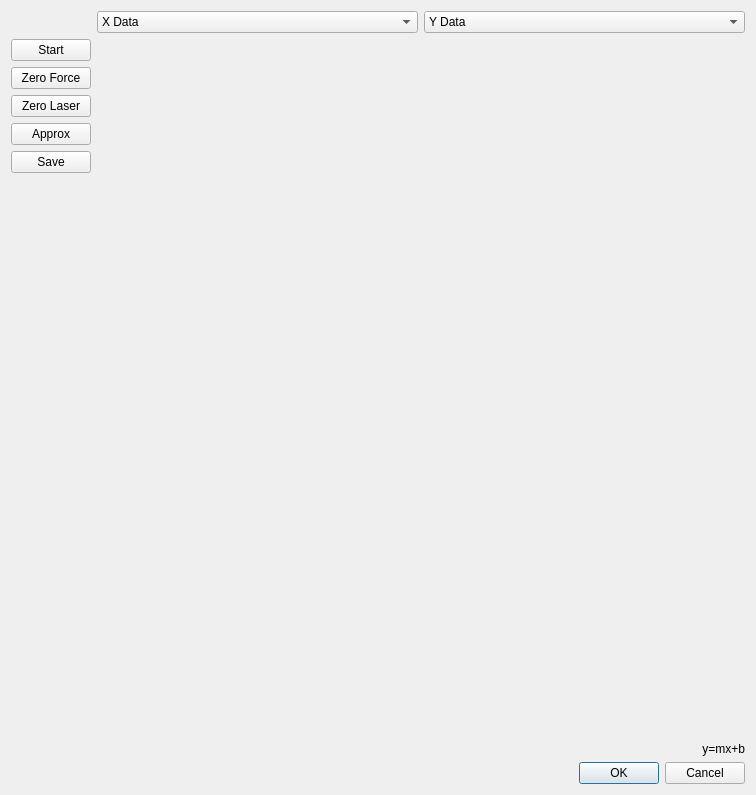
<?xml version="1.0" encoding="UTF-8"?>
<ui version="4.0">
 <class>DialogStiffness</class>
 <widget class="QDialog" name="DialogStiffness">
  <property name="geometry">
   <rect>
    <x>0</x>
    <y>0</y>
    <width>756</width>
    <height>795</height>
   </rect>
  </property>
  <property name="windowTitle">
   <string>Dialog</string>
  </property>
  <layout class="QGridLayout" name="gridLayout" rowstretch="0,0,0,0,0,0,0,0,0,0">
   <item row="8" column="1">
    <widget class="QLabel" name="lbl_formula">
     <property name="text">
      <string>y=mx+b</string>
     </property>
     <property name="alignment">
      <set>Qt::AlignRight|Qt::AlignTrailing|Qt::AlignVCenter</set>
     </property>
    </widget>
   </item>
   <item row="0" column="1">
    <layout class="QHBoxLayout" name="horizontalLayout">
     <item>
      <widget class="QComboBox" name="comboBox_source_x">
       <item>
        <property name="text">
         <string>X Data</string>
        </property>
       </item>
      </widget>
     </item>
     <item>
      <layout class="QHBoxLayout" name="horizontalLayout_2">
       <item>
        <widget class="QComboBox" name="comboBox_source_y">
         <item>
          <property name="text">
           <string>Y Data</string>
          </property>
         </item>
        </widget>
       </item>
      </layout>
     </item>
    </layout>
   </item>
   <item row="1" column="0">
    <layout class="QVBoxLayout" name="verticalLayout">
     <item>
      <widget class="QPushButton" name="btn_start_stop">
       <property name="text">
        <string>Start</string>
       </property>
      </widget>
     </item>
     <item>
      <widget class="QPushButton" name="btn_zero_force">
       <property name="enabled">
        <bool>true</bool>
       </property>
       <property name="text">
        <string>Zero Force</string>
       </property>
      </widget>
     </item>
     <item>
      <widget class="QPushButton" name="btn_zero_laser">
       <property name="enabled">
        <bool>true</bool>
       </property>
       <property name="text">
        <string>Zero Laser</string>
       </property>
      </widget>
     </item>
     <item>
      <widget class="QPushButton" name="btn_approx">
       <property name="text">
        <string>Approx</string>
       </property>
      </widget>
     </item>
     <item>
      <widget class="QPushButton" name="btn_save">
       <property name="text">
        <string>Save</string>
       </property>
      </widget>
     </item>
     <item>
      <spacer name="verticalSpacer">
       <property name="orientation">
        <enum>Qt::Vertical</enum>
       </property>
       <property name="sizeHint" stdset="0">
        <size>
         <width>20</width>
         <height>40</height>
        </size>
       </property>
      </spacer>
     </item>
    </layout>
   </item>
   <item row="9" column="1">
    <widget class="QDialogButtonBox" name="buttonBox">
     <property name="orientation">
      <enum>Qt::Horizontal</enum>
     </property>
     <property name="standardButtons">
      <set>QDialogButtonBox::Cancel|QDialogButtonBox::Ok</set>
     </property>
    </widget>
   </item>
   <item row="1" column="1">
    <widget class="GraphicsLayoutWidget" name="plt_stiffness" native="true">
     <property name="sizePolicy">
      <sizepolicy hsizetype="Expanding" vsizetype="Preferred">
       <horstretch>3</horstretch>
       <verstretch>3</verstretch>
      </sizepolicy>
     </property>
     <property name="minimumSize">
      <size>
       <width>450</width>
       <height>200</height>
      </size>
     </property>
     <property name="font">
      <font>
       <pointsize>12</pointsize>
       <weight>75</weight>
       <bold>true</bold>
      </font>
     </property>
    </widget>
   </item>
  </layout>
 </widget>
 <customwidgets>
  <customwidget>
   <class>GraphicsLayoutWidget</class>
   <extends>QWidget</extends>
   <header>pyqtgraph.h</header>
   <container>1</container>
  </customwidget>
 </customwidgets>
 <resources/>
 <connections>
  <connection>
   <sender>buttonBox</sender>
   <signal>accepted()</signal>
   <receiver>DialogStiffness</receiver>
   <slot>accept()</slot>
   <hints>
    <hint type="sourcelabel">
     <x>248</x>
     <y>254</y>
    </hint>
    <hint type="destinationlabel">
     <x>157</x>
     <y>274</y>
    </hint>
   </hints>
  </connection>
  <connection>
   <sender>buttonBox</sender>
   <signal>rejected()</signal>
   <receiver>DialogStiffness</receiver>
   <slot>reject()</slot>
   <hints>
    <hint type="sourcelabel">
     <x>316</x>
     <y>260</y>
    </hint>
    <hint type="destinationlabel">
     <x>286</x>
     <y>274</y>
    </hint>
   </hints>
  </connection>
 </connections>
</ui>
